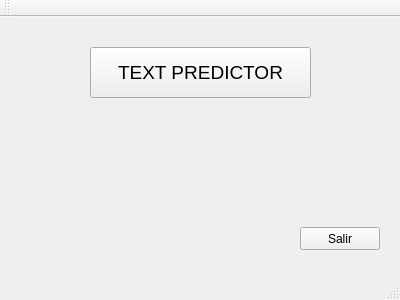
<?xml version="1.0" encoding="UTF-8"?>
<ui version="4.0">
 <class>MainWindow</class>
 <widget class="QMainWindow" name="MainWindow">
  <property name="geometry">
   <rect>
    <x>0</x>
    <y>0</y>
    <width>400</width>
    <height>300</height>
   </rect>
  </property>
  <property name="windowTitle">
   <string>MainWindow</string>
  </property>
  <widget class="QWidget" name="centralWidget">
   <widget class="QPushButton" name="titulo">
    <property name="geometry">
     <rect>
      <x>90</x>
      <y>30</y>
      <width>221</width>
      <height>51</height>
     </rect>
    </property>
    <property name="font">
     <font>
      <pointsize>14</pointsize>
     </font>
    </property>
    <property name="text">
     <string>TEXT PREDICTOR</string>
    </property>
   </widget>
   <widget class="QPushButton" name="salir">
    <property name="geometry">
     <rect>
      <x>300</x>
      <y>210</y>
      <width>80</width>
      <height>23</height>
     </rect>
    </property>
    <property name="text">
     <string>Salir</string>
    </property>
   </widget>
  </widget>
  <widget class="QMenuBar" name="menuBar">
   <property name="geometry">
    <rect>
     <x>0</x>
     <y>0</y>
     <width>400</width>
     <height>20</height>
    </rect>
   </property>
  </widget>
  <widget class="QToolBar" name="mainToolBar">
   <attribute name="toolBarArea">
    <enum>TopToolBarArea</enum>
   </attribute>
   <attribute name="toolBarBreak">
    <bool>false</bool>
   </attribute>
  </widget>
  <widget class="QStatusBar" name="statusBar"/>
 </widget>
 <layoutdefault spacing="6" margin="11"/>
 <resources/>
 <connections>
  <connection>
   <sender>salir</sender>
   <signal>clicked()</signal>
   <receiver>MainWindow</receiver>
   <slot>close()</slot>
   <hints>
    <hint type="sourcelabel">
     <x>329</x>
     <y>258</y>
    </hint>
    <hint type="destinationlabel">
     <x>199</x>
     <y>149</y>
    </hint>
   </hints>
  </connection>
 </connections>
</ui>
